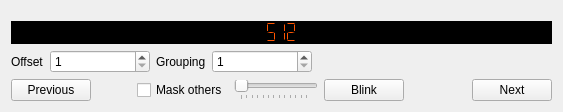
      <widget class="QWidget" name="tabChanCheck">
       <attribute name="title">
        <string>Channel Check</string>
       </attribute>
       <layout class="QVBoxLayout" name="verticalLayout_2">
        <item>
         <spacer name="verticalSpacer_2">
          <property name="orientation">
           <enum>Qt::Orientation::Vertical</enum>
          </property>
          <property name="sizeType">
           <enum>QSizePolicy::Policy::Minimum</enum>
          </property>
          <property name="sizeHint" stdset="0">
           <size>
            <width>20</width>
            <height>10</height>
           </size>
          </property>
         </spacer>
        </item>
        <item>
         <widget class="EditableLCDNumber" name="lcdNumber">
          <property name="sizePolicy">
           <sizepolicy hsizetype="Minimum" vsizetype="MinimumExpanding">
            <horstretch>0</horstretch>
            <verstretch>0</verstretch>
           </sizepolicy>
          </property>
          <property name="focusPolicy">
           <enum>Qt::FocusPolicy::StrongFocus</enum>
          </property>
          <property name="styleSheet">
           <string notr="true">background-color:rgb(0, 0, 0);
color: rgb(255, 85, 0);</string>
          </property>
          <property name="frameShape">
           <enum>QFrame::Shape::NoFrame</enum>
          </property>
          <property name="frameShadow">
           <enum>QFrame::Shadow::Plain</enum>
          </property>
          <property name="digitCount">
           <number>3</number>
          </property>
          <property name="segmentStyle">
           <enum>QLCDNumber::SegmentStyle::Flat</enum>
          </property>
          <property name="intValue" stdset="0">
           <number>512</number>
          </property>
         </widget>
        </item>
        <item>
         <layout class="QHBoxLayout" name="horizontalLayout_10">
          <item>
           <widget class="QLabel" name="label_11">
            <property name="text">
             <string>Offset</string>
            </property>
           </widget>
          </item>
          <item>
           <widget class="QSpinBox" name="sbOffset">
            <property name="sizePolicy">
             <sizepolicy hsizetype="Expanding" vsizetype="Fixed">
              <horstretch>0</horstretch>
              <verstretch>0</verstretch>
             </sizepolicy>
            </property>
            <property name="maximumSize">
             <size>
              <width>100</width>
              <height>16777215</height>
             </size>
            </property>
            <property name="minimum">
             <number>1</number>
            </property>
           </widget>
          </item>
          <item>
           <widget class="QLabel" name="label_10">
            <property name="text">
             <string>Grouping</string>
            </property>
           </widget>
          </item>
          <item>
           <widget class="QSpinBox" name="sbGrouping">
            <property name="sizePolicy">
             <sizepolicy hsizetype="Expanding" vsizetype="Fixed">
              <horstretch>0</horstretch>
              <verstretch>0</verstretch>
             </sizepolicy>
            </property>
            <property name="maximumSize">
             <size>
              <width>100</width>
              <height>16777215</height>
             </size>
            </property>
            <property name="minimum">
             <number>1</number>
            </property>
           </widget>
          </item>
          <item>
           <spacer name="horizontalSpacer_3">
            <property name="orientation">
             <enum>Qt::Orientation::Horizontal</enum>
            </property>
            <property name="sizeHint" stdset="0">
             <size>
              <width>40</width>
              <height>20</height>
             </size>
            </property>
           </spacer>
          </item>
         </layout>
        </item>
        <item>
         <layout class="QHBoxLayout" name="horizontalLayout_4">
          <item>
           <widget class="QPushButton" name="btnCcPrev">
            <property name="sizePolicy">
             <sizepolicy hsizetype="Minimum" vsizetype="Preferred">
              <horstretch>0</horstretch>
              <verstretch>0</verstretch>
             </sizepolicy>
            </property>
            <property name="focusPolicy">
             <enum>Qt::FocusPolicy::NoFocus</enum>
            </property>
            <property name="text">
             <string>Previous</string>
            </property>
           </widget>
          </item>
          <item>
           <spacer name="horizontalSpacer_2">
            <property name="orientation">
             <enum>Qt::Orientation::Horizontal</enum>
            </property>
            <property name="sizeHint" stdset="0">
             <size>
              <width>40</width>
              <height>20</height>
             </size>
            </property>
           </spacer>
          </item>
          <item>
           <widget class="QCheckBox" name="cbCcPap">
            <property name="toolTip">
             <string>Tell receivers to ignore addresses other than the one being checked using Per-Address-Priority.</string>
            </property>
            <property name="text">
             <string>Mask others</string>
            </property>
           </widget>
          </item>
          <item>
           <widget class="QSlider" name="slChannelCheck">
            <property name="focusPolicy">
             <enum>Qt::FocusPolicy::NoFocus</enum>
            </property>
            <property name="maximum">
             <number>255</number>
            </property>
            <property name="orientation">
             <enum>Qt::Orientation::Horizontal</enum>
            </property>
            <property name="invertedAppearance">
             <bool>false</bool>
            </property>
            <property name="tickPosition">
             <enum>QSlider::TickPosition::TicksBelow</enum>
            </property>
            <property name="tickInterval">
             <number>20</number>
            </property>
           </widget>
          </item>
          <item>
           <widget class="QPushButton" name="btnCcBlink">
            <property name="focusPolicy">
             <enum>Qt::FocusPolicy::NoFocus</enum>
            </property>
            <property name="text">
             <string>Blink</string>
            </property>
            <property name="checkable">
             <bool>false</bool>
            </property>
            <property name="checked">
             <bool>false</bool>
            </property>
            <property name="flat">
             <bool>false</bool>
            </property>
           </widget>
          </item>
          <item>
           <widget class="QLabel" name="blinkIndicator">
            <property name="sizePolicy">
             <sizepolicy hsizetype="Fixed" vsizetype="Fixed">
              <horstretch>0</horstretch>
              <verstretch>0</verstretch>
             </sizepolicy>
            </property>
            <property name="minimumSize">
             <size>
              <width>16</width>
              <height>16</height>
             </size>
            </property>
            <property name="text">
             <string/>
            </property>
            <property name="alignment">
             <set>Qt::AlignmentFlag::AlignCenter</set>
            </property>
           </widget>
          </item>
          <item>
           <spacer name="horizontalSpacer">
            <property name="orientation">
             <enum>Qt::Orientation::Horizontal</enum>
            </property>
            <property name="sizeHint" stdset="0">
             <size>
              <width>40</width>
              <height>20</height>
             </size>
            </property>
           </spacer>
          </item>
          <item>
           <widget class="QPushButton" name="btnCcNext">
            <property name="sizePolicy">
             <sizepolicy hsizetype="Minimum" vsizetype="Preferred">
              <horstretch>0</horstretch>
              <verstretch>0</verstretch>
             </sizepolicy>
            </property>
            <property name="focusPolicy">
             <enum>Qt::FocusPolicy::NoFocus</enum>
            </property>
            <property name="text">
             <string>Next</string>
            </property>
           </widget>
          </item>
         </layout>
        </item>
       </layout>
      </widget>
